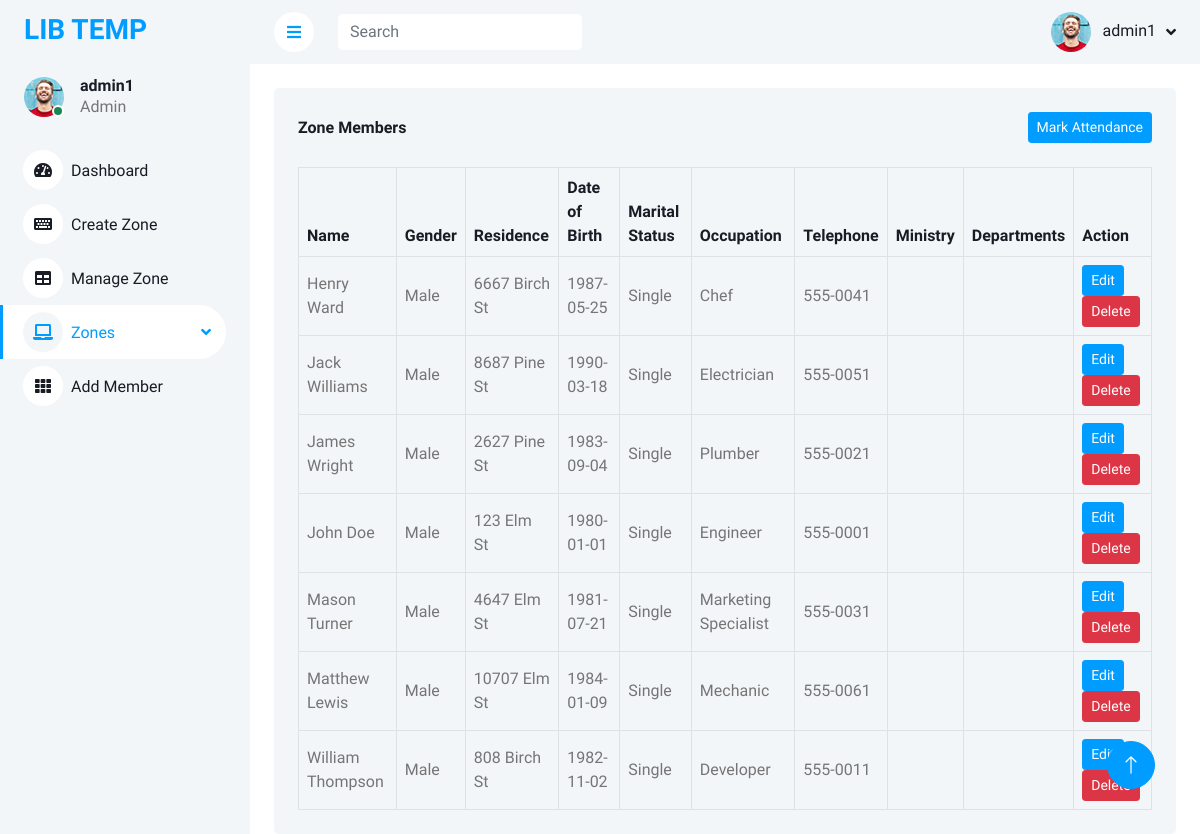
The app's page /zone.php?id=5 (signed in) with its own data.
### tables this page shows
CREATE TABLE `members` (
  `id` int(11) NOT NULL,
  `name` varchar(255) NOT NULL,
  `gender` varchar(255) NOT NULL,
  `zone_id` int(11) NOT NULL,
  `residence` varchar(255) NOT NULL,
  `DoB` date NOT NULL,
  `marital_status` varchar(255) NOT NULL,
  `ocupation` varchar(255) NOT NULL,
  `telephone` varchar(255) NOT NULL
);

### zone.php (the view, shortened to what this page needs)
<?php
require_once "./database/db_connection.php";
$zone_id = isset($_GET['id']) ? $_GET['id'] : 0;
$query = "SELECT * FROM members WHERE zone_id = ? ORDER BY name ASC";
$stmt = $conn->prepare($query);
$stmt->bind_param("i", $zone_id);
$stmt->execute();
$result = $stmt->get_result();
$members = [];
if ($result->num_rows > 0) {
    while ($row = $result->fetch_assoc()) {
        $members[] = $row;
    }
}
?>
<?php require_once "component/header.php"; ?>
<body>
    <div class="container-xxl position-relative bg-white d-flex p-0">
        <?php require_once "component/sidebar.php"; ?>
        <div class="content">
            <?php require_once "component/navbar.php"; ?>
            <div class="container-fluid pt-4 px-4">
                <div class="bg-light text-center rounded p-4">
                    <div class="d-flex align-items-center justify-content-between mb-4">
                        <h6 class="mb-0">Zone Members</h6>
                        <a href="mark_attendance.php?zone_id=<?php echo $zone_id; ?>" class="btn btn-sm btn-primary">Mark Attendance</a>
                    </div>
                    <div class="table-responsive">
                        <table class="table text-start align-middle table-bordered table-hover mb-0">
                            <thead>
                                <tr class="text-dark">
                                    <th scope="col">Name</th>
                                    <th scope="col">Gender</th>
                                    <th scope="col">Residence</th>
                                    <th scope="col">Date of Birth</th>
                                    <th scope="col">Marital Status</th>
                                    <th scope="col">Occupation</th>
                                    <th scope="col">Telephone</th>
                                    <th scope="col">Ministry</th>
                                    <th scope="col">Departments</th>
                                    <th scope="col">Action</th>
                                </tr>
                            </thead>
                            <tbody>
                                <?php
                                if (count($members) > 0) {
                                    foreach ($members as $member) {
                                        echo "<tr>
                                            <td>" . htmlspecialchars($member['name']) . "</td>
                                            <td>" . htmlspecialchars($member['gender']) . "</td>
                                            <td>" . htmlspecialchars($member['residence']) . "</td>
                                            <td>" . htmlspecialchars($member['DoB']) . "</td>
                                            <td>" . htmlspecialchars($member['marital_status']) . "</td>
                                            <td>" . htmlspecialchars($member['ocupation']) . "</td>
                                            <td>" . htmlspecialchars($member['telephone']) . "</td>
                                            <td>" . htmlspecialchars($member['ministry']) . "</td>
                                            <td>" . htmlspecialchars($member['departmnent']) . "</td>
                                            <td>
                                                <a class='btn btn-sm btn-primary' href='edit_member.php?id=" . $member['id'] . "'>Edit</a>
                                                <a class='btn btn-sm btn-danger' href='logic/delete_member.php?id=" . $member['id'] . "'>Delete</a>
                                            </td>
                                        </tr>";
                                    }
                                } else {
                                    echo "<tr><td colspan='10'>No members found for this zone</td></tr>";
                                }
                                ?>
                            </tbody>
                        </table>
                    </div>
                </div>
            </div>
        </div>
        <a href="#" class="btn btn-lg btn-primary btn-lg-square back-to-top"><i class="bi bi-arrow-up"></i></a>
</body>
</html>

### css/style.css (style rules this page uses)
:root { --primary: #009CFF; --light: #F3F6F9; --dark: #191C24; }
.back-to-top { position: fixed; display: none; right: 45px; bottom: 45px; z-index: 99; }
.btn { transition: .5s; }
.btn.btn-primary { color: #FFFFFF; }
.btn-lg-square { width: 48px; height: 48px; }
.btn-square, .btn-sm-square, .btn-lg-square { padding: 0; display: inline-flex; align-items: center; justify-content: center; font-weight: normal; border-radius: 50px; }
.content { margin-left: 250px; min-height: 100vh; background: #FFFFFF; transition: 0.5s; }
@media (min-width: 992px) { .content { width: calc(100% - 250px); } }

### records on screen
members: name "Henry Ward", gender "Male", residence "6667 Birch St", DoB "1987-05-25", marital_status "Single", ocupation "Chef", telephone "555-0041"
members: name "Jack Williams", gender "Male", residence "8687 Pine St", DoB "1990-03-18", marital_status "Single", ocupation "Electrician", telephone "555-0051"
members: name "James Wright", gender "Male", residence "2627 Pine St", DoB "1983-09-04", marital_status "Single", ocupation "Plumber", telephone "555-0021"
members: name "John Doe", gender "Male", residence "123 Elm St", DoB "1980-01-01", marital_status "Single", ocupation "Engineer", telephone "555-0001"
members: name "Mason Turner", gender "Male", residence "4647 Elm St", DoB "1981-07-21", marital_status "Single", ocupation "Marketing Specialist", telephone "555-0031"
members: name "Matthew Lewis", gender "Male", residence "10707 Elm St", DoB "1984-01-09", marital_status "Single", ocupation "Mechanic", telephone "555-0061"
members: name "William Thompson", gender "Male", residence "808 Birch St", DoB "1982-11-02", marital_status "Single", ocupation "Developer", telephone "555-0011"

### other values on screen
$_SESSION['admin_name'] "admin1"
